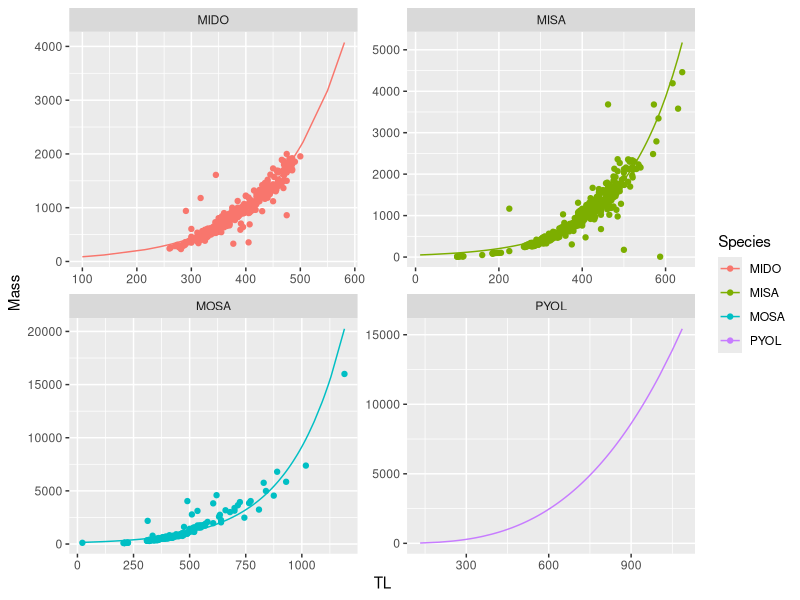

Write R code to recreate this figure.
library(readxl)
library(tidyverse)

flathead <- read_csv("raw_data/flathead.csv") %>% 
  mutate(Date = as.Date(Date, "%m/%d/%Y")) %>%
  mutate(PredMass = .000006*(TL^3.0997)) #length-weight relationship from Granfors (2014)

others <- read_excel("rawData/Fish.xlsx") %>% mutate(Date = as.Date(substr(Date,1,6), "%y%m%d")) %>%
  mutate(Species = case_when(Species == 'Largemouth Bass' ~ 'MISA',
                             Species == 'Smallmouth Bass' ~ 'MIDO',
                             Species == 'Striped Bass' ~ 'MOSA')) %>%
  mutate(Reach = as.numeric(gsub('Reach', '', Reach)), Agency = 'USBR') %>%
  rename('TL' = 'Total Length', 'Mass' = 'Weight') %>%
  filter(Reach %in% c('2', '3'), !(Species == 'MISA' & TL > 650))


species = c('MIDO', 'MOSA', 'MISA')
dataList = list()

for(i in species){
  temp <- others %>% filter(Species == i)
  model <- glm(Mass ~ TL, temp, family = poisson(link = "log"))
  temp$PredMass <- predict(model, newdata = temp, type = 'response')
  dataList[[i]] <- temp
}
withMass <- bind_rows(dataList)


nonnatives <- bind_rows(withMass, flathead)
saveRDS(nonnatives, file = 'nonnatives.rds')
ggplot(nonnatives, aes(x = TL, color = Species)) + geom_point(aes(y = Mass)) + geom_line(aes(y = PredMass)) +
  facet_wrap(~Species, scales = 'free')
